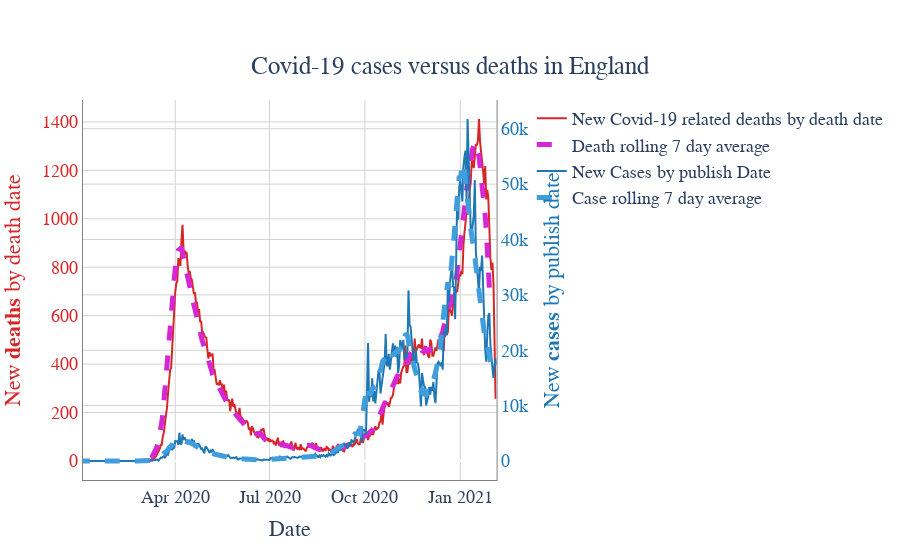

Source (notebook cell):
### Code cell
#Now with the cases versus deaths
from plotly.subplots import make_subplots

fig = make_subplots(specs=[[{"secondary_y": True}]])

fig.add_trace(go.Scatter(
    x=en['date'],
    y=en['newDeathsByDeathDate'],
    mode='lines',
    name='New Covid-19 related deaths by death date',
    line_color="#d62728"),
    secondary_y=False   
)

#add rolling average:
fig.add_trace(go.Scatter(
    x=en['date'],
    y=en['death_rolling_avg'],
    name= 'Death rolling 7 day average',
    line=dict(color='#d527d6', width=5,
                              dash='dash')

),
    secondary_y=False         )

fig.add_trace(go.Scatter(
    x=en['date'],
    y=en['newCasesByPublishDate'],
    mode='lines',
    name='New Cases by publish Date',
    line_color='#1f77b4'),
    secondary_y = 'Secondary'

)
#add rolling average:
fig.add_trace(go.Scatter(
    x=en['date'],
    y=en['case_rolling_avg'],
    name='Case rolling 7 day average',
    line=dict(color='#419ede', width=5,
                              dash='dash'
              
    
    )), 
    secondary_y='Secondary'

)


fig.update_layout(title={'text': 'Covid-19 cases versus deaths in England ','y':0.9,'x':0.5,'xanchor': 'center',
        'yanchor': 'top'},
                 xaxis_title='Date',
                yaxis_title='Occurences',
                font=dict(
        family="Helvetica",
        size=18,
        #color="blue"
                ),
        plot_bgcolor='rgb(255,255,255)',
                 )

fig.update_xaxes(showline=True, linewidth=1, linecolor='grey', gridcolor='lightgrey')
fig.update_yaxes(showline=True, linewidth=1, linecolor='grey', gridcolor='lightgrey')
fig.update_yaxes(
        title_text="New <b>deaths</b> by death date", 
        titlefont=dict(
            color="#d62728"
        ),
        tickfont=dict(
            color="#d62728"
        ),
        secondary_y=False)
fig.update_yaxes(
        title_text="New <b>cases</b> by publish date",
        titlefont=dict(
            color="#1f77b4"
        ),
        tickfont=dict(
            color="#1f77b4"
        ),
        
        secondary_y=True)

iplot(fig)
fig.write_html('covid_19_cases_deaths.html')

### Figure 1 — Plotly figure (JSON) as saved in the notebook; plotly's stock layout.template omitted (floating-point values rounded to 4 significant figures; data arrays with more than 128 entries replaced by an {"elided": "..."} marker saying what was removed)
{"data": [{"line": {"color": "#d62728"}, "mode": "lines", "name": "New Covid-19 related deaths by death date", "type": "scatter", "x": {"elided": "400 str values"}, "xaxis": "x", "y": {"elided": "400 int values"}, "yaxis": "y"}, {"line": {"color": "#d527d6", "dash": "dash", "width": 5}, "name": "Death rolling 7 day average", "type": "scatter", "x": {"elided": "400 str values"}, "xaxis": "x", "y": {"elided": "400 float values"}, "yaxis": "y"}, {"line": {"color": "#1f77b4"}, "mode": "lines", "name": "New Cases by publish Date", "type": "scatter", "x": {"elided": "400 str values"}, "xaxis": "x", "y": {"elided": "400 int values"}, "yaxis": "y2"}, {"line": {"color": "#419ede", "dash": "dash", "width": 5}, "name": "Case rolling 7 day average", "type": "scatter", "x": {"elided": "400 str values"}, "xaxis": "x", "y": {"elided": "400 float values"}, "yaxis": "y2"}], "layout": {"autosize": true, "font": {"family": "Helvetica", "size": 18}, "plot_bgcolor": "rgb(255,255,255)", "title": {"text": "Covid-19 cases versus deaths in England ", "x": 0.5, "xanchor": "center", "y": 0.9, "yanchor": "top"}, "xaxis": {"anchor": "y", "autorange": true, "domain": [0, 0.94], "gridcolor": "lightgrey", "linecolor": "grey", "linewidth": 1, "range": ["2020-01-03", "2021-02-05"], "showline": true, "title": {"text": "Date"}, "type": "date"}, "yaxis": {"anchor": "x", "autorange": true, "domain": [0, 1], "gridcolor": "lightgrey", "linecolor": "grey", "linewidth": 1, "range": [-78.44, 1490.0], "showline": true, "tickfont": {"color": "#d62728"}, "title": {"font": {"color": "#d62728"}, "text": "New <b>deaths</b> by death date"}, "type": "linear"}, "yaxis2": {"anchor": "x", "autorange": true, "gridcolor": "lightgrey", "linecolor": "grey", "linewidth": 1, "overlaying": "y", "range": [-3431.0, 65190.0], "showline": true, "side": "right", "tickfont": {"color": "#1f77b4"}, "title": {"font": {"color": "#1f77b4"}, "text": "New <b>cases</b> by publish date"}, "type": "linear"}}}
